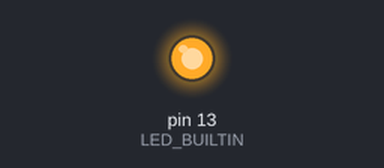
Simulated run of this sketch. Board: Arduino Uno, built with avr-gcc and run on an emulated ATmega328P. Shown: output pins drawn as LEDs (lit = HIGH).

Above: at 0.2 s.
At 24.0 s:
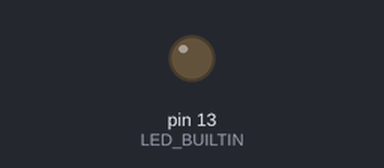
Timing chart, 0 to 32.5 s (numbered marks = the images above):
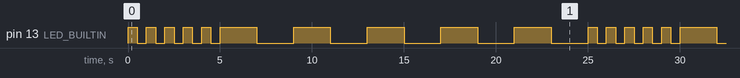

The sketch:

extended_blink.ino
```cpp
/* Extended Blink
 *
 *  This is a practice problem from Coursera's Programming the Internet of Things Specialization,
 *  offered by the Univeristy of California Irvine.
 *
 *  INSTRUCTIONS:
 *  Write a program that causes the built-in LED connected to pin 13 on the Arduino to blink,
 *  alternating between fast blinks and slow blinks. The LED should blink 5 times, once every half
 *  second, and then it should blink 5 more times, once every two seconds. The LED should continue
 *  to blink in this alternating fashion for as long as the Arduino receives power.
 */


void setup() {
  // put your setup code here, to run once:
  pinMode(LED_BUILTIN, OUTPUT);
}

void loop() {
  // put your main code here, to run repeatedly:

  for (int i=0; i<5; i++){
    digitalWrite(LED_BUILTIN, HIGH);
    delay(500);
    digitalWrite(LED_BUILTIN, LOW);
    delay(500);
  }

 for (int j=0; j<5; j++){
    digitalWrite(LED_BUILTIN, HIGH);
    delay(2000);
    digitalWrite(LED_BUILTIN, LOW);
    delay(2000);
  }


}
```

fibonacci-first-five.c
```cpp
/**************** INSTRUCTIONS *******************/

/********************
Write a program in C that computes and prints out the first six digits in the Fibonacci sequence.
You will need to look up the definition of the Fibonacci sequence if you don't know it. The first
two numbers in the sequence are 0 and 1, but your program should compute the next four digits.
Turn in your C program. Your C program must compile in order for it to be tested.
*********************/


#include <stdio.h>


int main(){


int x = 0, y = 1, fib = 0;


printf("%i%i",x,y);


for (int i = 0; i < 4; i++){

    fib = x + y;

    x = y;

    y = fib;

    printf("%i",fib);


}


}
```

Measured:
- by itself, pin 13 (LED_BUILTIN): repeats every 25.0 s: 4 × (LOW 0.50 s, HIGH 0.50 s), LOW 0.50 s, 5 × (HIGH 2.0 s, LOW 2.0 s), HIGH 0.50 s
- by itself, everything shown: repeats every 25.0 s, in 20 steps
